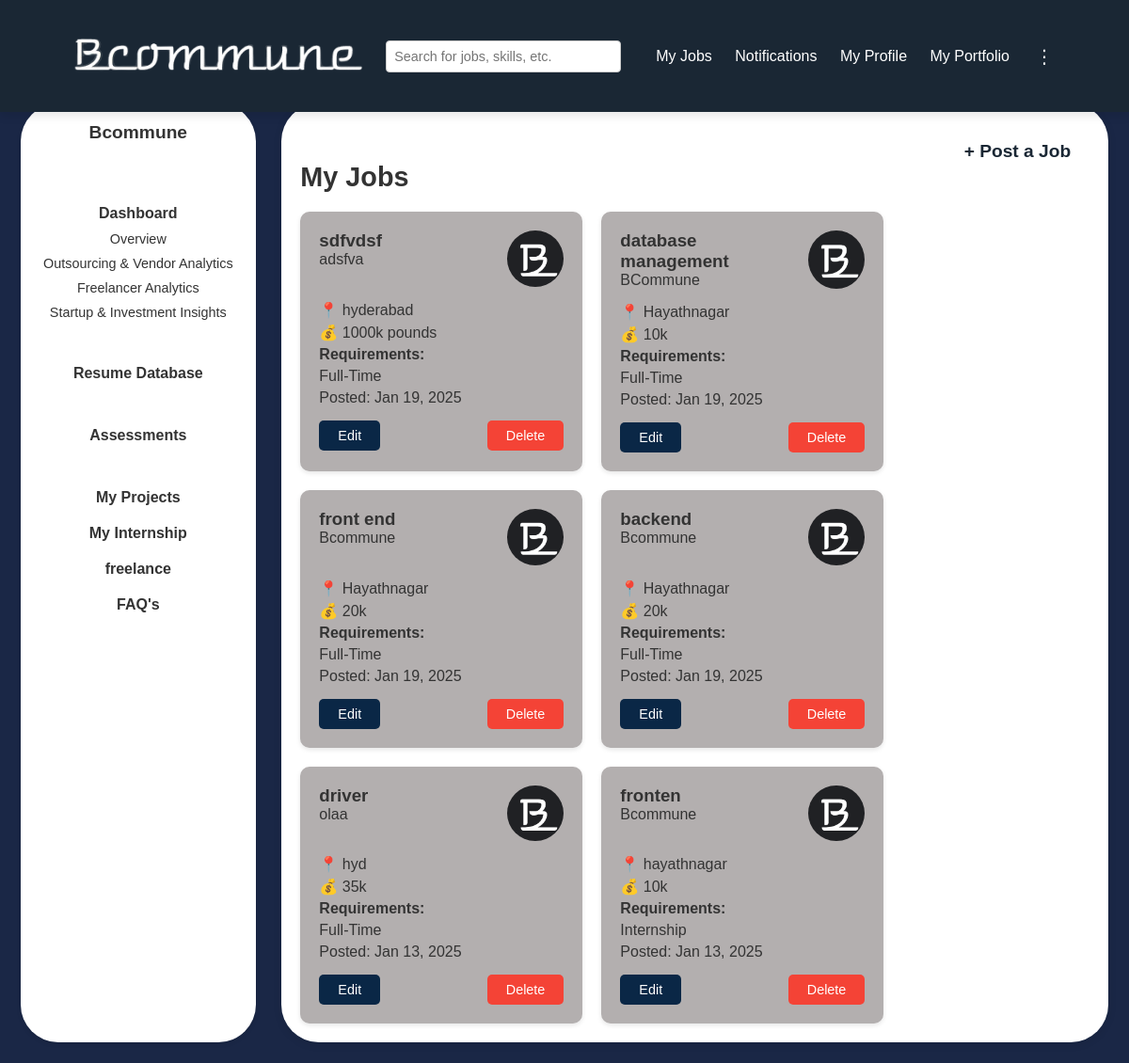
Screenshot of /company/dashboard/myjobs/ (signed in) with the database file from the repository.
### users/models.py (models this page shows, shortened)
class CustomUser(AbstractUser):
    USER_TYPE_CHOICES = (
        ('individual', 'Individual'),
        ('company', 'Company'),
    )
    user_type = models.CharField(max_length=10, choices=USER_TYPE_CHOICES, default='company')
    company_name = models.CharField(max_length=255, null=True, blank=True)
    company_website = models.URLField(max_length=200, null=True, blank=True)
    industry = models.CharField(max_length=100, null=True, blank=True)
    company_size = models.CharField(max_length=20, null=True, blank=True)
    company_type = models.CharField(max_length=255, null=True, blank=True)
    designation = models.CharField(max_length=255, null=True, blank=True)
    phone_number = models.CharField(max_length=15, null=True, blank=True)
    bcommune_profile = models.URLField(null=True, blank=True)
    profile_picture = models.ImageField(upload_to='profile_pics/', blank=True, null=True)
    about_company = models.TextField(null=True, blank=True)  # About the Company
    founding_year = models.PositiveIntegerField(null=True, blank=True)  # Establishment Year
    headquarters = models.CharField(max_length=255, null=True, blank=True)  # Headquarters Location
    branches = models.TextField(null=True, blank=True)
    business_registration_number = models.CharField(max_length=100, null=True, blank=True)
    legal_structure = models.CharField(
        max_length=50,
        choices=[
            ('LLP', 'LLP'),
            ('Pvt Ltd', 'Private Limited'),
            ('Partnership', 'Partnership'),
            ('Sole Proprietorship', 'Sole Proprietorship'),
            ('Others', 'Others'),
        ],
        null=True,
        blank=True
    )
    core_services = models.TextField(null=True, blank=True)
    social_media_links = models.JSONField(default=dict, blank=True)  # Example: {"facebook": "", "linkedin": "", "twitter": ""}
    portfolio = models.TextField(null=True, blank=True)

class Job(models.Model):
    title = models.CharField(max_length=200)
    company = models.CharField(max_length=200)
    company_user = models.ForeignKey(get_user_model(), on_delete=models.CASCADE)
    location = models.CharField(max_length=200)
    description = models.TextField()
    requirements = models.CharField(max_length=200)
    salary = models.CharField(max_length=200, default="Not Specified")
    posted_date = models.DateTimeField(default=timezone.now)
    required_skills = models.TextField(help_text="Enter required skills separated by commas", default='')
    min_experience = models.PositiveIntegerField(default=0)
    required_qualification = models.CharField(max_length=50, default='bachelor',choices=[
        ('bachelor', 'Bachelors'),
        ('master', 'Masters'),
        ('phd', 'PhD'),
        ('diploma', 'Diploma'),
    ])

### users/views.py (the view)
# urls.py: path('company/dashboard/myjobs/', views.myjobs, name='myjobs'),
def myjobs(request):
    if not request.user.is_authenticated:
        return redirect('company_login')
    company_jobs = Job.objects.filter(company_user=request.user).order_by('-posted_date')
    return render(request, 'myjobs.html', {'jobs': company_jobs})

### users/templates/myjobs.html (shortened to what this page needs)
{% load static %}
<!DOCTYPE html>
<html lang="en">
<head>
    <link rel="stylesheet" href="{% static 'css/common.css'%}">
    <link rel="stylesheet" href="{% static 'css/myjobs.css'%}">
</head>
<body>
    {% include 'header2.html' %}
    <div class="main-container">
        {% include 'sidebarcompany.html' %}
        <div class="content">
            <section class="job-explore">
                <div class="post-requirement">
                    <a href="{% url 'post_job' %}" class="post-button">+ Post a Job</a>
                </div>
                <h2>My Jobs</h2>
                <div class="job-cards">
                    {% if jobs %}
                        {% for job in jobs %}
                            <div class="job-card">
                                <div class="card-header">
                                    <div class="header-content">
                                        <h3>{{ job.title }}</h3>
                                        <p class="company">{{ job.company }}</p>
                                    </div>
                                    <img src="{% static 'images/B.png' %}" alt="{{ job.company }} Logo" class="header-image" style="border-radius: 50%;">
                                </div>
                                <div class="card-body">
                                    <p class="location">📍 {{ job.location }}</p>
                                    <p class="salary">💰 {{ job.salary }}</p>
                                    <div class="requirements">
                                        <h4>Requirements:</h4>
                                        <p>{{ job.requirements }}</p>
                                    </div>
                                </div>
                                <p class="posted-date">Posted: {{ job.posted_date|date:"M d, Y" }}</p>
                                <div class="job-actions">
                                    <a href="{% url 'edit_job' job.id %}" class="edit-button">Edit</a>
                                    <button class="delete-button" onclick="confirmDelete('{{ job.id }}')">Delete</button>
                                </div>
                            </div>
                        {% endfor %}
                    {% else %}
                        <p class="no-jobs">No jobs posted yet.</p>
                    {% endif %}
                </div>
            </section>
        </div>
    </div>
</body>
</html>

### users/templates/sidebarcompany.html
{%load static%}
<div class="sidebar">
    <a href="{% url 'company_profile' %}" style=" text-decoration: none;" ><h2>{{ user.company_name }}</h2></a>
    <br><br>
    <h4>
      <a href="#" style="text-decoration: none; color: inherit;">Dashboard</a>
    </h4>
    <ul>
        <li>
          <a href="#" style="text-decoration: none; color: inherit;">Overview</a>
        </li>
        <li>
          <a href="#" style="text-decoration: none; color: inherit;">Outsourcing & Vendor Analytics</a>
        </li>
        <li>
          <a href="#" style="text-decoration: none; color: inherit;">Freelancer Analytics</a>
        </li>
        <li>
          <a href="#" style="text-decoration: none; color: inherit;">Startup & Investment Insights</a>
        </li>
    </ul>
    <br>
    <h4>
      <a href="#" style="text-decoration: none; color: inherit;">Resume Database</a>
    </h4>
    <br>
    <h4>
      <a href="#" style="text-decoration: none; color: inherit;">Assessments</a>
    </h4>
    <br>
    <h4>
      <a href="{% url 'myprojects' %}" style="text-decoration: none; color: inherit;">My Projects</a>
    </h4>
    <h4>
      <a href="{%url 'myinternships'%}" style="text-decoration: none; color: inherit;">My Internship</a>
    </h4>
    <h4>
      <a href="{%url 'freelance'%}" style="text-decoration: none; color: inherit;">freelance</a>
    </h4>
    <h4>
      <a href="{% url 'faq' %}" style="text-decoration: none; color: inherit;">FAQ's</a>
    </h4>
</div>

### static/css/common.css (style rules this page uses)
* { margin: 0; padding: 0; box-sizing: border-box; font-family: Arial, sans-serif; }
body { background-color: #1a2734; color: #333; font-family: Arial, sans-serif; min-height: 100vh; display: flex; flex-direction: column; margin: 0; }
.sidebar { background-color: white; padding: 20px; width: 250px; min-height: calc(100vh - 30px); margin-right: 0.2cm; border-radius: 40px; text-align: center; box-shadow: 0 2px 5px rgba(0, 0, 0, 0.1); flex-shrink: 0; margin-left: 1%; margin-bottom: 1%; }
.sidebar h2 { font-size: 1.2rem; margin-bottom: 10px; }
.sidebar h4 { margin: 20px 0 10px; font-size: 1rem; }
.sidebar ul { list-style: none; padding: 0; }
.sidebar ul li { margin: 10px 0; font-size: 0.9rem; cursor: pointer; }
.main-container { display: flex; flex-wrap: wrap; justify-content: space-between; padding: 10px; background-color: #1a2746; margin-top: 100px; gap: 20px; }
.content { flex: 1; padding: 20px; background-color: white; border-radius: 40px; box-shadow: 0 2px 10px rgba(0, 0, 0, 0.1); margin-bottom: 1%; margin-right: 1%; }
.post-requirement { text-align: right; font-size: 1.2rem; margin-right: 20px; margin-top: 20px; }
.post-requirement a { color: #1a2734; text-decoration: none; font-weight: bold; }

### static/css/myjobs.css (style rules this page uses)
h2 { font-size: 1.8rem; margin-bottom: 20px; color: #333; }
.job-cards { display: flex; flex-wrap: wrap; gap: 20px; }
.job-card { background-color: #b3afaf; border-radius: 10px; padding: 20px; box-shadow: 0 2px 5px rgba(0, 0, 0, 0.1); width: 100%; max-width: 300px; }
.job-card .card-header { display: flex; justify-content: space-between; margin-bottom: 15px; }
.job-card .card-header img { max-width: 60px; height: auto; }
.job-card .card-body p { margin: 5px 0; }
.job-actions { display: flex; justify-content: space-between; margin-top: 15px; }
.job-actions .edit-button, .job-actions .delete-button { padding: 8px 20px; background-color: #0a2746; color: white; border: none; border-radius: 5px; cursor: pointer; font-size: 0.9rem; text-decoration: none; }
.job-actions .delete-button { background-color: #f44336; }

### rows the page displays
CustomUser: company_name "Bcommune"
Job: title "sdfvdsf", company "adsfva", location "hyderabad", salary "1000k pounds", requirements "Full-Time", posted_date "Jan 19, 2025"
Job: title "database management", company "BCommune", location "Hayathnagar", salary "10k", requirements "Full-Time", posted_date "Jan 19, 2025"
Job: title "front end", company "Bcommune", location "Hayathnagar", salary "20k", requirements "Full-Time", posted_date "Jan 19, 2025"
Job: title "backend", company "Bcommune", location "Hayathnagar", salary "20k", requirements "Full-Time", posted_date "Jan 19, 2025"
Job: title "driver", company "olaa", location "hyd", salary "35k", requirements "Full-Time", posted_date "Jan 13, 2025"
Job: title "fronten", company "Bcommune", location "hayathnagar", salary "10k", requirements "Internship", posted_date "Jan 13, 2025"
